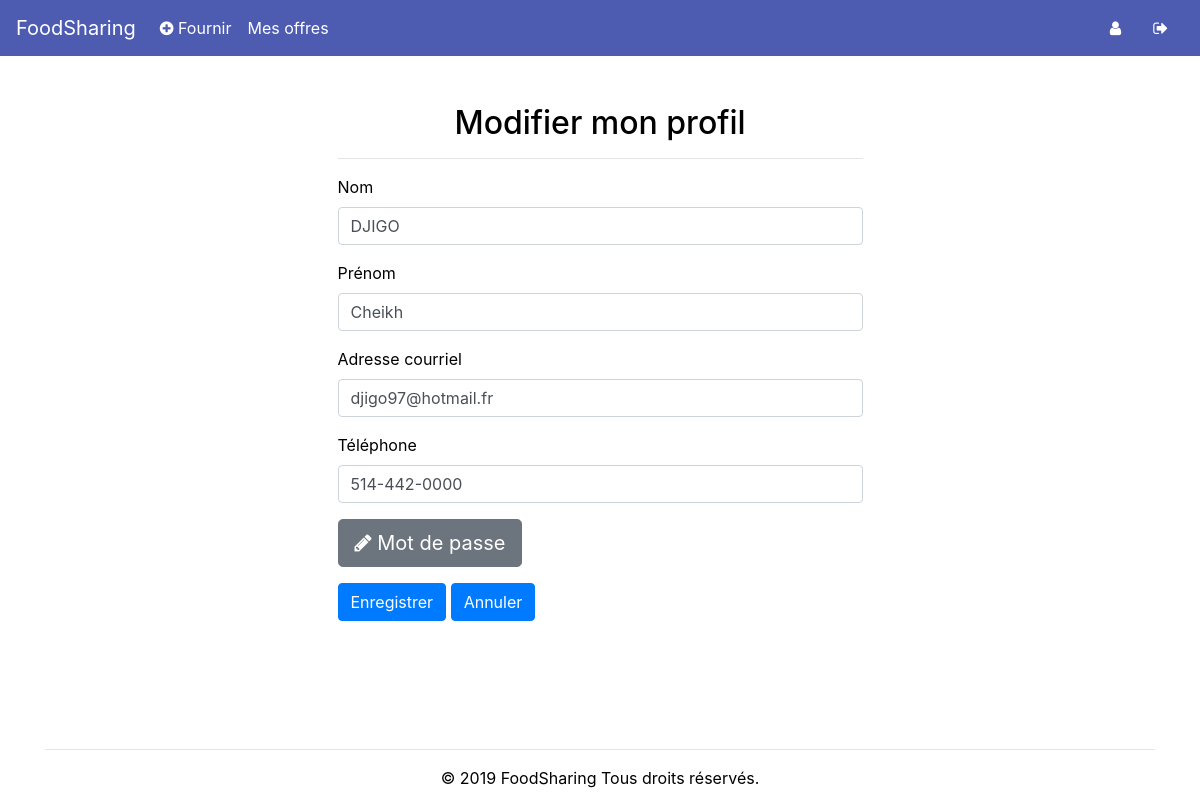
The app's page /profile (signed in) with its own data.
### tables this page shows
CREATE TABLE regularsUsers (
    user_id INTEGER PRIMARY KEY,
    first_name varchar(255) NOT NULL,
    last_name varchar(255) NOT NULL,
    email varchar(255) NOT NULL UNIQUE,
    password varchar(255) NOT NULL
, phonenumber VARCHAR(255));

### app.py (the view)
@app.route('/profile')
def access_profile():
    if session.get("id") is None:
        return redirect('/')
    else:
        db = Database()
        user_infos = db.get_user_by_id(session.get('id'))
        db.disconnect()
        return render_template('my_profile.html', year=now, user_infos=user_infos)

### database.py (called while the page is built)
    def get_connection(self):
        if self.connection is None:
            try:
                self.connection = sqlite3.connect('database/users.db')
            except sqlite3.Error as error:
                print("Failed to insert Python variable into sqlite table", error)
        return self.connection

    def disconnect(self):
        if self.connection is not None:
            self.connection.close()

    def get_user_by_id(self, id):
        connect = self.get_connection()
        cur = connect.cursor()
        cur.execute("SELECT * FROM regularsUsers WHERE user_id= ?", (id,))
        result = cur.fetchone()
        if result is None:
            return None
        else:
            return result

### templates/my_profile.html (shortened to what this page needs)
<!DOCTYPE html>
 <html class="not-ie no-js" lang="fr">
    <head>
        <link href="https://stackpath.bootstrapcdn.com/bootstrap/4.3.1/css/bootstrap.min.css" rel="stylesheet">
        <link href="/static/css/HomeStyle.css" rel="stylesheet">
        <link rel="stylesheet" href="https://cdnjs.cloudflare.com/ajax/libs/font-awesome/4.7.0/css/font-awesome.min.css">
    </head>
    <body>
            <nav class="navbar navbar-expand-lg navbar-light" style="background-color:#4d5cb1;">
                  <a class="navbar-brand" href="/" style="color:white!important;">FoodSharing</a>
                <div class="collapse navbar-collapse" id="navbarText">
                <ul class="navbar-nav mr-auto">
                  <li class="nav-item">
                    <a class="nav-link" href="/add_offer" style="color:white!important;"><i class="fa fa-plus-circle" aria-hidden="true"></i> Fournir</a>
                  </li>
                  <li class="nav-item">
                    <a class="nav-link" href="/my_offers" style="color:white!important;">Mes offres</a>
                  </li>
                </ul>
                <a class="nav-link" href="/profile" style="color:white!important;"><span class="sr-only">(current)</span><i class="fa fa-user" aria-hidden="true"></i></a>
                <a class="nav-link" href="/disconnect" style="color:white!important;"><i class="fa fa-sign-out" aria-hidden="true"></i></a>
              </div>
            </nav>
            <div class="container">
                <div class="col-md-6" style="margin: 0 auto;">
                    <h2 class="text-center" style="padding-top:3rem;">Modifier mon profil</h2><hr/>
                    <form>
                         <div class="form-group">
		                        <label for="change-lname">Nom</label>
		                        <input type="text" class="form-control" value="{{ user_infos[2] }}" name="change-lname" id="change-lname">
                         </div>
                         <div class="form-group">
		                        <label for="change-fname">Prénom</label>
		                        <input type="text" class="form-control" value="{{ user_infos[1] }}" name="change-fname" id="change-fname">
                         </div>
                        <div class="form-group">
		                        <label for="change-email">Adresse courriel</label>
		                        <input type="email" class="form-control" value="{{ user_infos[3] }}" name="change-email" id="change-email">
                         </div>
                        <div class="form-group">
		                        <label for="change-phone">Téléphone</label>
		                        <input type="text" class="form-control" value="{{ user_infos[5] }}" name="change-phone" id="change-phone">
                         </div>
                        <div class="form-group">
                            <a class="btn btn-secondary btn-lg" href="/change_password"><i class="fa fa-pencil" aria-hidden="true"></i> Mot de passe</a>
                        </div>
                         <button class="btn btn-primary" name="save">Enregistrer</button>
                         <a href="/profil" class="btn btn-primary" name="cancel">Annuler</a>
                    </form>
                </div>
				<div class="text-center footer">
                    <hr/>
		            <p>© {{ year }} FoodSharing Tous droits réservés.</p>
		        </div>
			</div>
    </body>

### static/css/HomeStyle.css (style rules this page uses)
body { background-color: #ffffff; color: black; }
.footer { margin-top:8rem; color:black; }

### records on screen
regularsUsers: change-lname "DJIGO", change-fname "Cheikh", change-email "djigo97@hotmail.fr", change-phone "514-442-0000"

### other values on screen
{{ year }} "2019"
